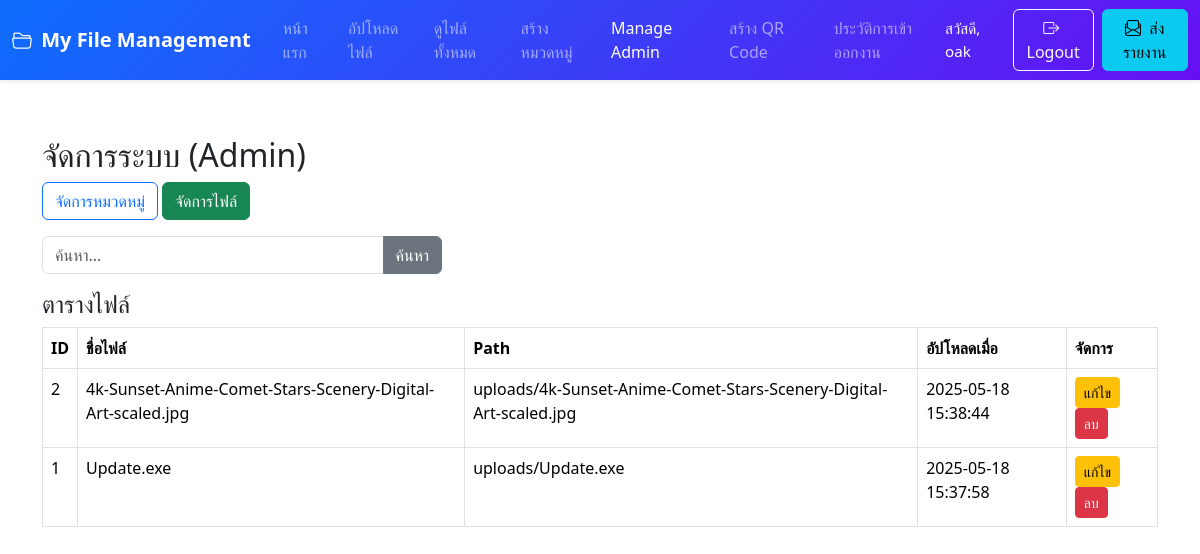
Screenshot of /manage_admin.php?mode=file (signed in) with the database file from the repository.
### tables this page shows
CREATE TABLE `uploads` (
  `id` int(11) NOT NULL,
  `user_id` int(11) NOT NULL,
  `category_id` int(11) NOT NULL,
  `file_name` varchar(255) NOT NULL,
  `file_path` varchar(255) NOT NULL,
  `uploaded_at` datetime DEFAULT current_timestamp()
);

### manage_admin.php (the view, shortened to what this page needs)
<?php
include 'config.php';
$mode = isset($_GET['mode']) ? $_GET['mode'] : 'category';
$search = isset($_GET['search']) ? $_GET['search'] : '';
if($mode == 'category'){
  if($search != ''){
    $catSQL = "SELECT * FROM categories
               WHERE category_name LIKE '%$search%'
               ORDER BY id DESC";
  } else {
    $catSQL = "SELECT * FROM categories ORDER BY id DESC";
  }
  $catRes = mysqli_query($conn, $catSQL);
}
else if($mode == 'file'){
  if($search != ''){
    $fileSQL = "SELECT * FROM uploads
                WHERE file_name LIKE '%$search%'
                ORDER BY id DESC";
  } else {
    $fileSQL = "SELECT * FROM uploads ORDER BY id DESC";
  }
  $fileRes = mysqli_query($conn, $fileSQL);
}
?>
<!DOCTYPE html>
<html>
<head>
  <link rel="stylesheet" href="https://cdn.jsdelivr.net/npm/bootstrap@5/dist/css/bootstrap.min.css">
</head>
<body>
<?php include 'navbar.php'; ?>
<div class="container mt-4">
  <h2>จัดการระบบ (Admin)</h2>
  <div class="mb-3">
    <a href="?mode=category" class="btn btn-outline-primary
       <?php echo ($mode=='category'?'active':''); ?>">
      จัดการหมวดหมู่
    </a>
    <a href="?mode=file" class="btn btn-outline-success
       <?php echo ($mode=='file'?'active':''); ?>">
      จัดการไฟล์
    </a>
  </div>
  <form method="get" class="mb-3">
    <div class="input-group" style="max-width: 400px;">
      <input type="text" name="search" class="form-control"
             placeholder="ค้นหา..."
             value="<?php echo $search; ?>">
      <button type="submit" class="btn btn-secondary">ค้นหา</button>
    </div>
  </form>
  <?php if($mode=='category'): ?>
    <!-- =========================
         ส่วนจัดการหมวดหมู่
         ========================= -->
    <h4>ตารางหมวดหมู่</h4>
    <table class="table table-bordered">
      <thead>
        <tr>
          <th>ID</th>
          <th>ชื่อหมวดหมู่</th>
          <th>จัดการ</th>
        </tr>
      </thead>
      <tbody>
        <?php while($cat = mysqli_fetch_assoc($catRes)): ?>
        <tr>
          <td><?php echo $cat['id']; ?></td>
          <td><?php echo $cat['category_name']; ?></td>
          <td>
            <button class="btn btn-sm btn-warning"
              onclick="editCategory(
                '<?php echo $cat['id']; ?>',
                '<?php echo $cat['category_name']; ?>'
              )">
              แก้ไข
            </button>
            <button class="btn btn-sm btn-danger"
              onclick="confirmDeleteCategory('<?php echo $cat['id']; ?>')">
              ลบ
            </button>
          </td>
        </tr>
        <?php endwhile; ?>
      </tbody>
    </table>
  <?php else: ?>
    <h4>ตารางไฟล์</h4>
    <table class="table table-bordered">
      <thead>
        <tr>
          <th>ID</th>
          <th>ชื่อไฟล์</th>
          <th>Path</th>
          <th>อัปโหลดเมื่อ</th>
          <th>จัดการ</th>
        </tr>
      </thead>
      <tbody>
        <?php while($file = mysqli_fetch_assoc($fileRes)): ?>
        <tr>
          <td><?php echo $file['id']; ?></td>
          <td><?php echo $file['file_name']; ?></td>
          <td><?php echo $file['file_path']; ?></td>
          <td><?php echo $file['uploaded_at']; ?></td>
          <td>
            <button class="btn btn-sm btn-warning"
              onclick="editFile(
                '<?php echo $file['id']; ?>',
                '<?php echo $file['file_name']; ?>'
              )">
              แก้ไข
            </button>
            <button class="btn btn-sm btn-danger"
              onclick="confirmDeleteFile('<?php echo $file['id']; ?>')">
              ลบ
            </button>
          </td>
        </tr>
        <?php endwhile; ?>
      </tbody>
    </table>
  <?php endif; ?>
</div>
</body>
</html>

### rows the page displays
uploads: id "2", file_name "4k-Sunset-Anime-Comet-Stars-Scenery-Digital-Art-scaled.jpg", file_path "uploads/4k-Sunset-Anime-Comet-Stars-Scenery-Digital-Art-scaled.jpg", uploaded_at "2025-05-18 15:38:44"
uploads: id "1", file_name "Update.exe", file_path "uploads/Update.exe", uploaded_at "2025-05-18 15:37:58"

### other values shown
$username "oak"
